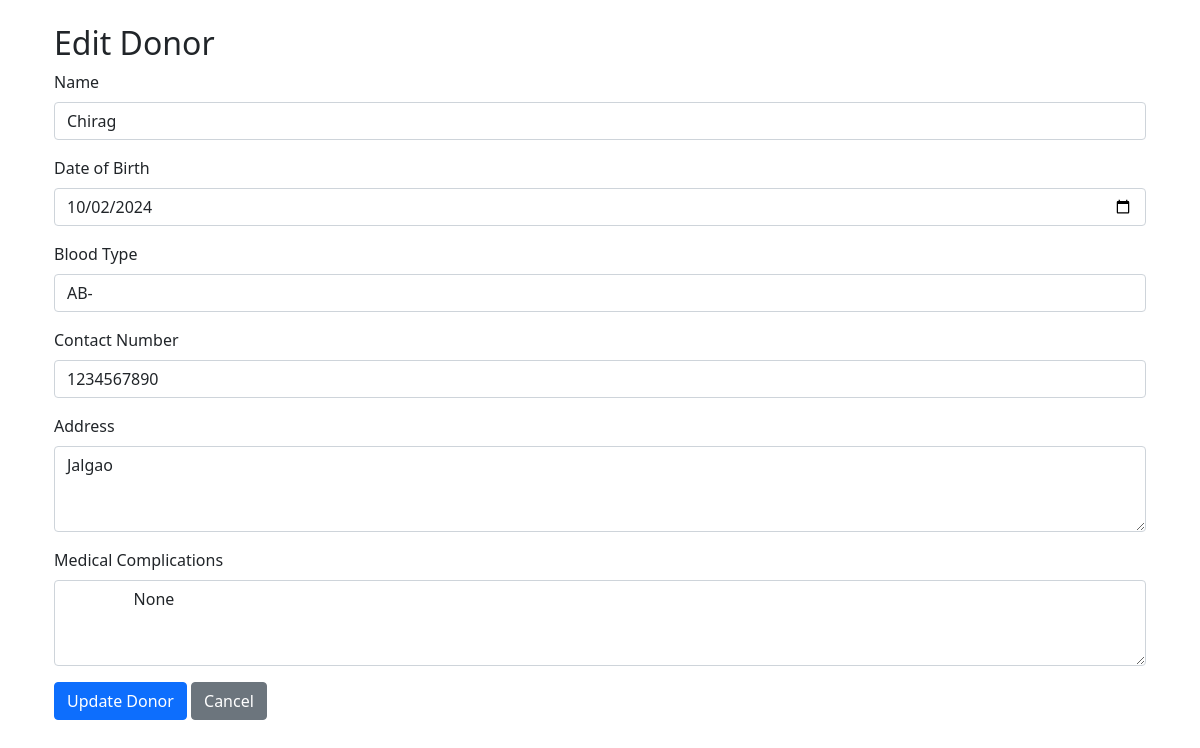
Page /donors/3/edit on the committed database.
### models.py (models this page shows)
class Donor(Base):
    __tablename__ = 'donors'
    donor_id = Column(Integer, primary_key=True, autoincrement=True)
    name = Column(String(100), nullable=False)
    date_of_birth = Column(Date, nullable=False)
    blood_type = Column(String(3), nullable=False)
    contact_number = Column(String(15), nullable=False)
    address = Column(String(255))
    medical_complications = Column(Text)
    created_at = Column(DateTime, default=func.now())
    updated_at = Column(DateTime, default=func.now(), onupdate=func.now())
    donations = relationship("Donation", back_populates="donor")
    __table_args__ = (
        CheckConstraint(
            blood_type.in_([bt.value for bt in BloodType]),
            name='valid_blood_type'
        ),
    )

### app.py (the view, shortened to what this page needs)
@app.route('/donors/<int:donor_id>/edit', methods=['GET', 'POST'])
def edit_donor(donor_id):
    donor = system.session.query(Donor).get(donor_id)
    return render_template('donors/edit.html',
                         donor=donor,
                         blood_types=[bt.value for bt in BloodType])

### templates/donors/edit.html
{% extends "base.html" %}
{% block content %}
<div class="container">
    <h2>Edit Donor</h2>
    <form method="POST">
        <div class="mb-3">
            <label for="name" class="form-label">Name</label>
            <input type="text" class="form-control" id="name" name="name" value="{{ donor.name }}" required>
        </div>
        <div class="mb-3">
            <label for="date_of_birth" class="form-label">Date of Birth</label>
            <input type="date" class="form-control" id="date_of_birth" name="date_of_birth"
                   value="{{ donor.date_of_birth.strftime('%Y-%m-%d') }}" required>
        </div>
        <div class="mb-3">
            <label for="blood_type" class="form-label">Blood Type</label>
            <select class="form-control" id="blood_type" name="blood_type" required>
                {% for blood_type in blood_types %}
                <option value="{{ blood_type }}" {% if blood_type == donor.blood_type %}selected{% endif %}>
                    {{ blood_type }}
                </option>
                {% endfor %}
            </select>
        </div>
        <div class="mb-3">
            <label for="contact_number" class="form-label">Contact Number</label>
            <input type="tel" class="form-control" id="contact_number" name="contact_number"
                   value="{{ donor.contact_number }}" required>
        </div>
        <div class="mb-3">
            <label for="address" class="form-label">Address</label>
            <textarea class="form-control" id="address" name="address" rows="3" required>{{ donor.address }}</textarea>
        </div>
        <div class="mb-3">
            <label for="medical_complications" class="form-label">Medical Complications</label>
            <textarea class="form-control" id="medical_complications" name="medical_complications" rows="3">
                {{ donor.medical_complications }}
            </textarea>
        </div>
        <button type="submit" class="btn btn-primary">Update Donor</button>
        <a href="{{ url_for('donors') }}" class="btn btn-secondary">Cancel</a>
    </form>
</div>
{% endblock %}

### rows in the picture
Donor: name "Chirag", date_of_birth "10/02/2024", blood_type "AB-", contact_number "1234567890", address "Jalgao", medical_complications "None"
